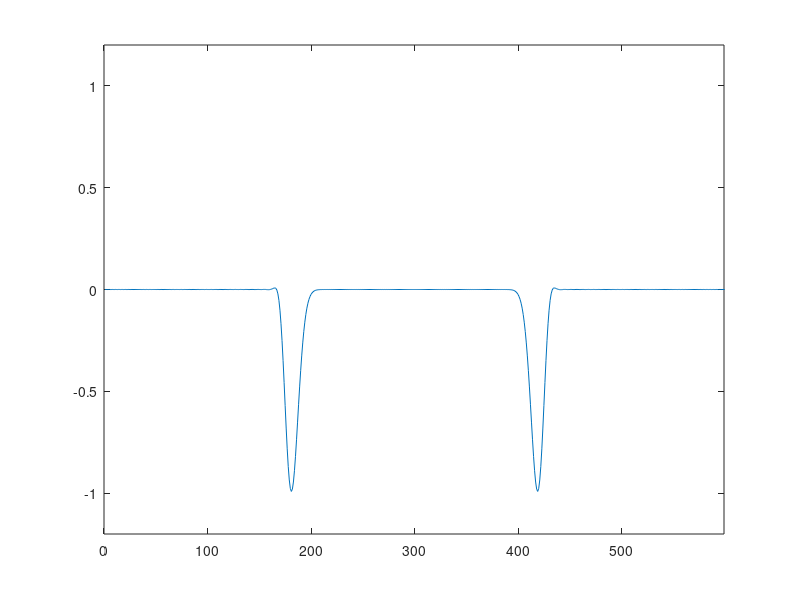

Write MATLAB code to recreate this figure.
% 文件描述：自由空间一维FDTD仿真，无边界吸收
% 激励描述：高斯脉冲
% 激励位置：网格中间

clc; clear; close all;
% ———设置初始条件
KE= 600; 
ex(KE)= 0.0;
hy(KE)= 0.0;
kc= KE/2;

t0 = 40.0;  spread = 12;
NSTEPS= 1000;


for n= 1:NSTEPS
    
    for k=1:KE-1
      ex(k+1)= ex(k+1) +0.5*(hy(k) - hy(k+1))  ;     
    end
    
    pulse = exp(-0.5*((t0-n)/spread)^2);
    ex(kc) = ex(kc)+pulse;
    
    ex(1)=0; ex(KE-1) = 0;
    
    for k=1:KE-1
      hy(k)= hy(k) +0.5*(ex(k) - ex(k+1))  ;     
    end 
    figure(1);
    plot(ex);
    axis([0 KE-1 -1.2 1.2])

end   
 

%     subplot(2,1,1);
%     plot(ex);
%     xlabel('空间网格数');
%     ylabel('ex');
%     axis([0 KE -1.2 1.2]);
%     subplot(2,1,2);
%     plot(hy);
%     xlabel('空间网格数');
%     ylabel('hy');
%     axis([0 KE -1.2 1.2]);
    
    

